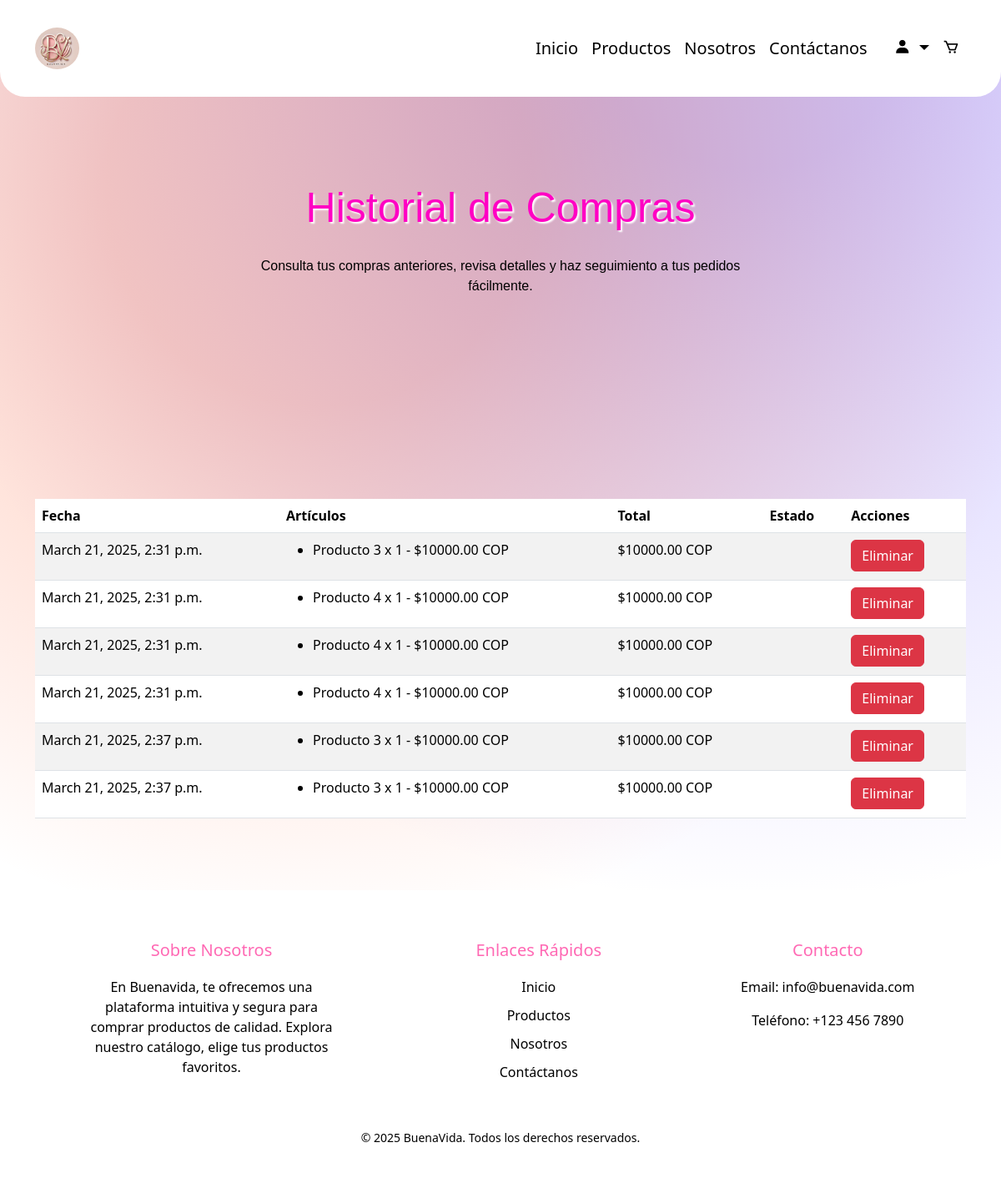
The page /historial/ (signed in) on the database its author committed.
### web/models.py (models this page shows, shortened)
class Purchase(models.Model):
    user = models.ForeignKey(User, on_delete=models.CASCADE)
    date = models.DateTimeField(auto_now_add=True)
    total = models.DecimalField(max_digits=10, decimal_places=2)

class PurchaseItem(models.Model):
    purchase = models.ForeignKey(Purchase, related_name='items', on_delete=models.CASCADE)
    name = models.CharField(max_length=255)
    quantity = models.PositiveIntegerField()
    total_price = models.DecimalField(max_digits=10, decimal_places=2)

### web/views.py (the view)
# urls.py: path('historial/', views.historial_view, name='historial'),
@login_required
def historial_view(request):
    purchase_history = Purchase.objects.filter(user=request.user)
    return render(request, 'historial.html', {'purchase_history': purchase_history})

### web/templates/historial.html (shortened to what this page needs)
{% load static %}
<!DOCTYPE html>
<html lang="es">
<head>
    <link rel="stylesheet" href="{% static 'historial.css' %}">
    <link rel="stylesheet" href="{% static 'productos.css' %}">
    <link rel="stylesheet" href="https://cdn.jsdelivr.net/npm/bootstrap@5.3.2/dist/css/bootstrap.min.css">
    <link href='https://unpkg.com/boxicons@2.1.4/css/boxicons.min.css' rel='stylesheet'>
</head>
<body>
    <nav class="navbar navbar-expand-lg fixed-top">
        <div class="container">
            <a class="navbar-brand" href="{% url 'homes' %}">
                <img src="{% static 'img/logotipo.png' %}" alt="BuenaVida Logo" style="height: 50px; border-radius: 50%;">
            </a>
            <div class="collapse navbar-collapse" id="navbarNav">
                <ul class="navbar-nav ms-auto">
                    {% if user.is_authenticated %}
                        <li class="nav-item"><a class="nav-link" href="{% url 'homes' %}">Inicio</a></li>
                        <li class="nav-item"><a class="nav-link" href="{% url 'productos' %}">Productos</a></li>
                        <li class="nav-item"><a class="nav-link" href="{% url 'nosotros' %}">Nosotros</a></li>
                        <li class="nav-item"><a class="nav-link" href="{% url 'contacto' %}">Contáctanos</a></li>
                        <li class="nav-item"><a class="nav-link" href="{% url 'perfil' %}"></a></li>
                        <li class="nav-item dropdown">
                            <a class="nav-link dropdown-toggle" href="#" id="perfilDropdown" role="button" data-bs-toggle="dropdown" aria-expanded="false">
                                <i class='bx bxs-user'></i>
                            </a>
                        </li>
                        <li class="nav-item">
                            <a class="nav-link" href="{% url 'carrito' %}">
                                <i class='bx bx-cart'></i>
                            </a>
                        </li>
                    {% else %}
                        <li class="nav-item"><a class="nav-link" href="{% url 'login' %}">Iniciar Sesión</a></li>
                        <li class="nav-item"><a class="nav-link" href="{% url 'registrar' %}">Registrarse</a></li>
                    {% endif %}
                </ul>
            </div>
        </div>
    </nav>
    <div class="fondo">
        <div class="titulo">
            <h1>Historial de Compras</h1>
            <p>
                Consulta tus compras anteriores, revisa detalles y haz seguimiento a tus pedidos fácilmente.
            </p>
        </div>
    </div>
<div class="h">
    <div class="container mt-5">
        {% if purchase_history %}
            <table class="table table-striped">
                <thead>
                    <tr>
                        <th>Fecha</th>
                        <th>Artículos</th>
                        <th>Total</th>
                        <th>Estado</th>
                        <th>Acciones</th>
                    </tr>
                </thead>
                <tbody>
                    {% for purchase in purchase_history %}
                        <tr>
                            <td>{{ purchase.date }}</td>
                            <td>
                                <ul>
                                    {% for item in purchase.items.all %}
                                        <li>{{ item.name }} x {{ item.quantity }} - ${{ item.total_price }} COP</li>
                                    {% endfor %}
                                </ul>
                            </td>
                            <td>${{ purchase.total }} COP</td>
                            <td>
                            </td>
                            <td>
                                <form method="post" action="{% url 'eliminar_compra' purchase.id %}">
                                    <button type="submit" class="btn btn-danger">Eliminar</button>
                                </form>
                            </td>
                        </tr>
                    {% endfor %}
                </tbody>
            </table>
        {% else %}
            <p>No tienes compras en tu historial.</p>
        {% endif %}
    </div>
</div>
    <footer class="footer">
        <div class="footer-container">
            <div class="footer-column">
                <h3>Sobre Nosotros</h3>
                <p>En Buenavida, te ofrecemos una plataforma intuitiva y segura para comprar productos de calidad. Explora nuestro catálogo, elige tus productos favoritos.</p>
            </div>
            <div class="footer-column">
                <h3>Enlaces Rápidos</h3>
                <ul>
                    <li><a href="{% url 'homes' %}">Inicio</a></li>
                    <li><a href="{% url 'productos' %}">Productos</a></li>
                    <li><a href="{% url 'nosotros' %}">Nosotros</a></li>
                    <li><a href="{% url 'contacto' %}">Contáctanos</a></li>
                </ul>
            </div>
            <div class="footer-column">
                <h3>Contacto</h3>
                <p>Email: info@buenavida.com</p>
                <p>Teléfono: +123 456 7890</p>
            </div>
        </div>
        <div class="footer-bottom">
            <p>&copy; 2025 BuenaVida. Todos los derechos reservados.</p>
        </div>
    </footer>
</body>
</html>

### web/static/historial.css (style rules this page uses)
* { box-sizing: border-box; margin: 0; padding: 0; }
body { background-color: #5f4949; color: #333333; margin-top: 80px; background-size: cover; background-attachment: scroll; }
.navbar { background-color: #ffffff !important; }
.navbar-brand { font-family: 'Playfair Display', serif; font-size: 24px; font-weight: bold; }
.navbar-nav .nav-link { font-size: 20px; color: #000000 !important; transition: color 0.3s ease-in-out; }
.footer { background-color: #ffffff; color: rgb(0, 0, 0); padding: 40px 20px; text-align: center; }
.footer-container { display: flex; justify-content: space-around; flex-wrap: wrap; }
.footer-column { max-width: 300px; margin: 20px; }
.footer-column h3 { font-size: 20px; margin-bottom: 20px; color: hotpink; }
.footer-column p, .footer-column ul, .footer-column li { font-size: 16px; color: #000000; }
.footer-column ul { list-style: none; padding: 0; }
.footer-column li { margin-bottom: 10px; }
.footer-column a { color: #000000; text-decoration: none; }
.footer-bottom { margin-top: 20px; font-size: 14px; color: #000000; }

### web/static/productos.css (style rules this page uses)
* { box-sizing: border-box; margin: 0; padding: 0; }
body { background-color: hsla(0, 0%, 100%, 1); background-image: radial-gradient(circle at 32% 16%, hsla(14.000000000000004, 100%, 64%, 0.33) 17.647148063137625%, transparent 61.5109675345299%), radial-gradient(circle at 75% 1%, hsla(247.99999999999997, 100%, 63%, 0.3) 11.26645584295136%, transparent 63.69587993071477%); background-blend-mode: multiply, multiply; font-family: 'Poppins', sans-serif; color: #333333; margin-top: 80px; background-size: cover; background-attachment: scroll; }
.navbar { border-radius: 0 0 30px 30px; background-color: #ffffff !important; }
.navbar-brand { font-family: 'Playfair Display', serif; font-size: 24px; font-weight: bold; }
.navbar-nav .nav-link { font-size: 20px; color: #000000 !important; transition: color 0.3s ease-in-out; }
.titulo { display: flex; justify-content: center; flex-direction: column; align-items: center; height: 60vh; }
.fondo { margin-top: 50px; }
.titulo h1 { margin-top: 50px; font-family:'Franklin Gothic Medium', 'Arial Narrow', Arial, sans-serif; text-shadow: 2px 2px 2px rgb(255, 255, 255) ; color: rgb(255, 0, 195); font-size: 50px; }
.titulo p { font-family:Verdana, Geneva, Tahoma, sans-serif; color: rgb(0, 0, 0); margin-top: 20px; width: 54%; text-align: center; }
.fondo { height: 50vh; }
.container { display: grid; grid-template-columns: repeat(auto-fit, minmax(200px, 1fr)); gap: 20px; padding: 20px; max-width: 1200px; margin: 0 auto; }
.footer { margin-top: 50px; background-color: #ffffff; color: rgb(0, 0, 0); padding: 40px 20px; text-align: center; }
.footer-container { display: flex; justify-content: space-around; flex-wrap: wrap; }
.footer-column { max-width: 300px; margin: 20px; }
.footer-column h3 { font-size: 20px; margin-bottom: 20px; color: hotpink; }
.footer-column p, .footer-column ul, .footer-column li { font-size: 16px; color: #000000; }
.footer-column ul { list-style: none; padding: 0; }
.footer-column li { margin-bottom: 10px; }
.footer-column a { color: #000000; text-decoration: none; }
.footer-bottom { margin-top: 20px; font-size: 14px; color: #000000; }

### web/templates/historial.html (style rules this page uses)
.h { margin-top: 100px; display: flex; flex-direction: column; }
.fondo { margin-top: 30px; }

### rows shown on the page
Purchase: date "March 21, 2025, 2:31 p.m.", total "10000.00"
PurchaseItem: name "Producto 3", quantity "1", total_price "10000.00"
Purchase: date "March 21, 2025, 2:31 p.m.", total "10000.00"
PurchaseItem: name "Producto 4", quantity "1", total_price "10000.00"
Purchase: date "March 21, 2025, 2:31 p.m.", total "10000.00"
PurchaseItem: name "Producto 4", quantity "1", total_price "10000.00"
Purchase: date "March 21, 2025, 2:31 p.m.", total "10000.00"
PurchaseItem: name "Producto 4", quantity "1", total_price "10000.00"
Purchase: date "March 21, 2025, 2:37 p.m.", total "10000.00"
PurchaseItem: name "Producto 3", quantity "1", total_price "10000.00"
Purchase: date "March 21, 2025, 2:37 p.m.", total "10000.00"
PurchaseItem: name "Producto 3", quantity "1", total_price "10000.00"
